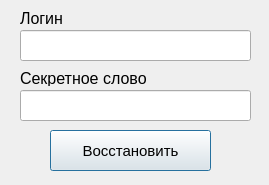
<?xml version="1.0" encoding="UTF-8"?>
<ui version="4.0">
 <class>Dialog</class>
 <widget class="QDialog" name="Dialog">
  <property name="geometry">
   <rect>
    <x>0</x>
    <y>0</y>
    <width>269</width>
    <height>185</height>
   </rect>
  </property>
  <property name="windowTitle">
   <string>Dialog</string>
  </property>
  <widget class="QLineEdit" name="edit_secret">
   <property name="geometry">
    <rect>
     <x>20</x>
     <y>90</y>
     <width>231</width>
     <height>31</height>
    </rect>
   </property>
   <property name="font">
    <font>
     <pointsize>14</pointsize>
    </font>
   </property>
   <property name="text">
    <string/>
   </property>
  </widget>
  <widget class="QLabel" name="label">
   <property name="geometry">
    <rect>
     <x>20</x>
     <y>10</y>
     <width>91</width>
     <height>16</height>
    </rect>
   </property>
   <property name="font">
    <font>
     <pointsize>12</pointsize>
    </font>
   </property>
   <property name="text">
    <string>Логин</string>
   </property>
  </widget>
  <widget class="QLabel" name="label_3">
   <property name="geometry">
    <rect>
     <x>20</x>
     <y>70</y>
     <width>141</width>
     <height>16</height>
    </rect>
   </property>
   <property name="font">
    <font>
     <pointsize>12</pointsize>
    </font>
   </property>
   <property name="text">
    <string>Секретное слово</string>
   </property>
  </widget>
  <widget class="QLineEdit" name="edit_login">
   <property name="geometry">
    <rect>
     <x>20</x>
     <y>30</y>
     <width>231</width>
     <height>31</height>
    </rect>
   </property>
   <property name="font">
    <font>
     <pointsize>14</pointsize>
    </font>
   </property>
   <property name="text">
    <string/>
   </property>
  </widget>
  <widget class="QPushButton" name="btn_recovery">
   <property name="geometry">
    <rect>
     <x>50</x>
     <y>130</y>
     <width>161</width>
     <height>41</height>
    </rect>
   </property>
   <property name="font">
    <font>
     <pointsize>11</pointsize>
    </font>
   </property>
   <property name="text">
    <string>Восстановить</string>
   </property>
  </widget>
 </widget>
 <resources/>
 <connections/>
</ui>
